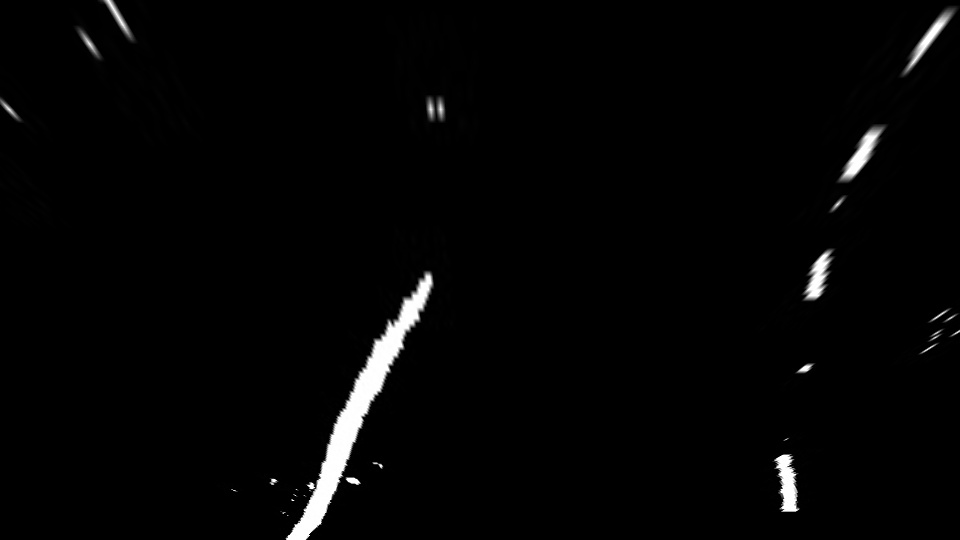
#> input picture result_files/warped_binary_image.jpg, 960 x 540 px
$ python zad44.py
#> lines starting #> are read from the running program, lines starting #| are printed output that depends on the picture
import numpy as np
import cv2 as cv
import matplotlib.pyplot as plt

# 1. Učitavanje Bird's-eye slike iz zad4.py
binary_warped = cv.imread('result_files/warped_binary_image.jpg', 0)
#> binary_warped is the input picture: shape (540, 960); min 0, max 255, mean 4.8

def find_lane_pixels(binary_warped):
    # Uzimamo histogram donje polovine slike (kao u tvom histogram.py)
    histogram = np.sum(binary_warped[binary_warped.shape[0]//2:,:], axis=0)
#> histogram = 960 values, max 17203 at index 335, min 0 at index 0, mean 2009.6

    # Pronalazimo baze leve i desne trake (najveći pikovi na histogramu)
    midpoint = np.int32(histogram.shape[0]//2)
#> midpoint = 480
    leftx_base = np.argmax(histogram[:midpoint])
#> leftx_base = 335
    rightx_base = np.argmax(histogram[midpoint:]) + midpoint
#> rightx_base = 786

    # Parametri za sliding windows
    nwindows = 9 # Broj prozora odozdo do gore
    margin = 100 # Širina prozora
    minpix = 50  # Minimum piksela da bi se prozor pomerio

    # Visina jednog prozora
    window_height = np.int32(binary_warped.shape[0]//nwindows)
#> window_height = 60

    # Pozicije svih belih piksela na slici
    nonzero = binary_warped.nonzero()
#> nonzero = 46384 positions, rows 0 to 539, columns 0 to 959
    nonzeroy = np.array(nonzero[0])
    nonzerox = np.array(nonzero[1])

    # Trenutne pozicije koje ćemo ažurirati za svaki prozor
    leftx_current = leftx_base
#> leftx_current = 335
    rightx_current = rightx_base
#> rightx_current = 786

    left_lane_inds = []
    right_lane_inds = []

    # Prolazimo kroz prozore odozdo nagore
    for window in range(nwindows):
        # Definišemo granice prozora (y i x)
        win_y_low = binary_warped.shape[0] - (window+1)*window_height
        win_y_high = binary_warped.shape[0] - window*window_height

        win_xleft_low = leftx_current - margin
        win_xleft_high = leftx_current + margin
        win_xright_low = rightx_current - margin
        win_xright_high = rightx_current + margin

        # Identifikujemo bele piksele unutar prozora
        good_left_inds = ((nonzeroy >= win_y_low) & (nonzeroy < win_y_high) &
                          (nonzerox >= win_xleft_low) & (nonzerox < win_xleft_high)).nonzero()[0]
        good_right_inds = ((nonzeroy >= win_y_low) & (nonzeroy < win_y_high) &
                           (nonzerox >= win_xright_low) & (nonzerox < win_xright_high)).nonzero()[0]

        left_lane_inds.append(good_left_inds)
        right_lane_inds.append(good_right_inds)

        # Ako smo našli dovoljno piksela, pomeramo centar sledećeg prozora (dinamičko praćenje)
        if len(good_left_inds) > minpix:
            leftx_current = np.int32(np.mean(nonzerox[good_left_inds]))
        if len(good_right_inds) > minpix:
            rightx_current = np.int32(np.mean(nonzerox[good_right_inds]))
#> this loop made 9 passes
#> (win_xleft_low, win_xleft_high, win_xright_low, win_xright_high, leftx_current, rightx_current) on passes 1 to 9: (235, 435, 686, 886, 311, 787), (211, 411, 687, 887, 337, 789), (237, 437, 689, 889, 365, 799), (265, 465, 699, 899, 401, 793), (301, 501, 693, 893, 420, 821), (320, 520, 721, 921, 419, 839), (319, 519, 739, 939, 446, 865), (346, 546, 765, 965, 437, 890), (337, 537, 790, 990, 427, 922)
#> after the loop, left_lane_inds = 9 items; right_lane_inds = 9 items

    # Spajamo indekse u jedan niz
    left_lane_inds = np.concatenate(left_lane_inds)
    right_lane_inds = np.concatenate(right_lane_inds)
#> right_lane_inds = 15441 values, max 45406 at index 970, min 31 at index 12897, mean 21551.8

    # Izdvajamo pozicije piksela leve i desne trake
    leftx = nonzerox[left_lane_inds]
    lefty = nonzeroy[left_lane_inds]
    rightx = nonzerox[right_lane_inds]
#> rightx = 15441 values, max 959 at index 12916, min 752 at index 3279, mean 855.5
    righty = nonzeroy[right_lane_inds]
#> righty = 15441 values, max 511 at index 948, min 0 at index 12897, mean 198.7

    return leftx, lefty, rightx, righty

# 2. Uklapanje polinoma (Fit Polynomial)
leftx, lefty, rightx, righty = find_lane_pixels(binary_warped)

# Uklapamo kvadratnu funkciju: f(y) = Ay^2 + By + C
left_fit = np.polyfit(lefty, leftx, 2)
#> left_fit = [-0.000872, 0.207, 425.1]
right_fit = np.polyfit(righty, rightx, 2)
#> right_fit = [0.000667, -0.648, 944.7]

# Generisanje x vrednosti za crtanje
ploty = np.linspace(0, binary_warped.shape[0]-1, binary_warped.shape[0])
#> ploty = 540 values from 0 to 539
left_fitx = left_fit[0]*ploty**2 + left_fit[1]*ploty + left_fit[2]
#> left_fitx = 540 values, max 437.4 at index 119, min 283.4 at index 539, mean 396.4
right_fitx = right_fit[0]*ploty**2 + right_fit[1]*ploty + right_fit[2]
#> right_fitx = 540 values, max 944.7 at index 0, min 787.3 at index 486, mean 834.7

# 3. Prikaz rezultata
out_img = np.dstack((binary_warped, binary_warped, binary_warped))*255
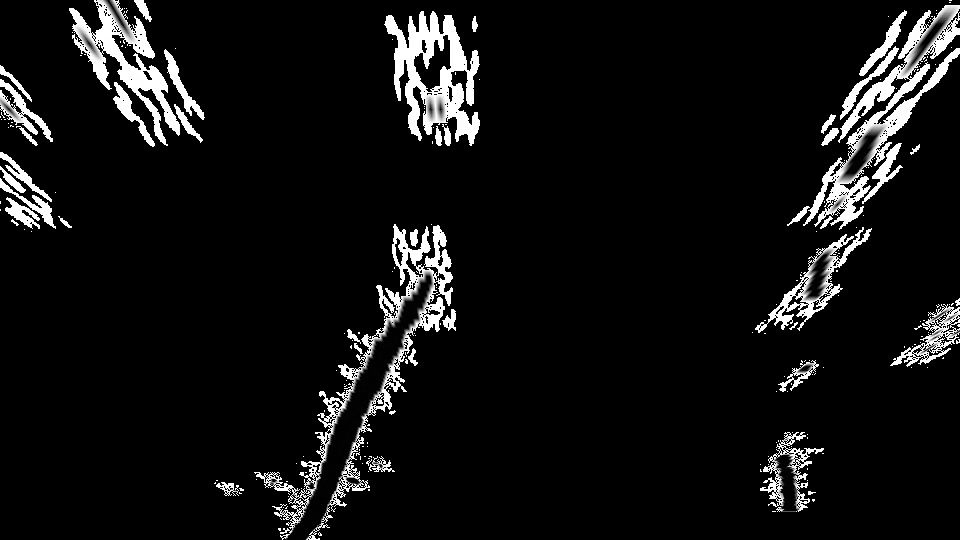
#> out_img: shape (540, 960, 3); min 0, max 255, mean 18.1
plt.imshow(out_img)
plt.plot(left_fitx, ploty, color='yellow')
plt.plot(right_fitx, ploty, color='yellow')
plt.xlim(0, 1280)
plt.ylim(720, 0)
plt.show()
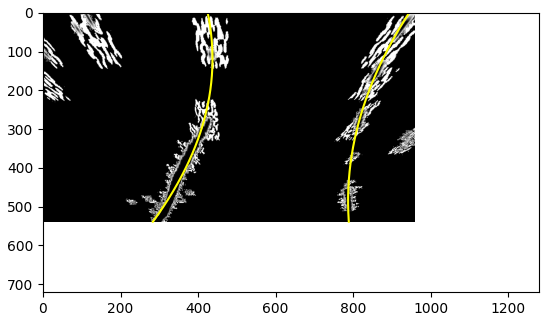
#> figure drawn by matplotlib, 1 panel

# Čuvanje koeficijenata za kasnije
np.savez('result_files/poly_fit.npz', left_fit=left_fit, right_fit=right_fit)
